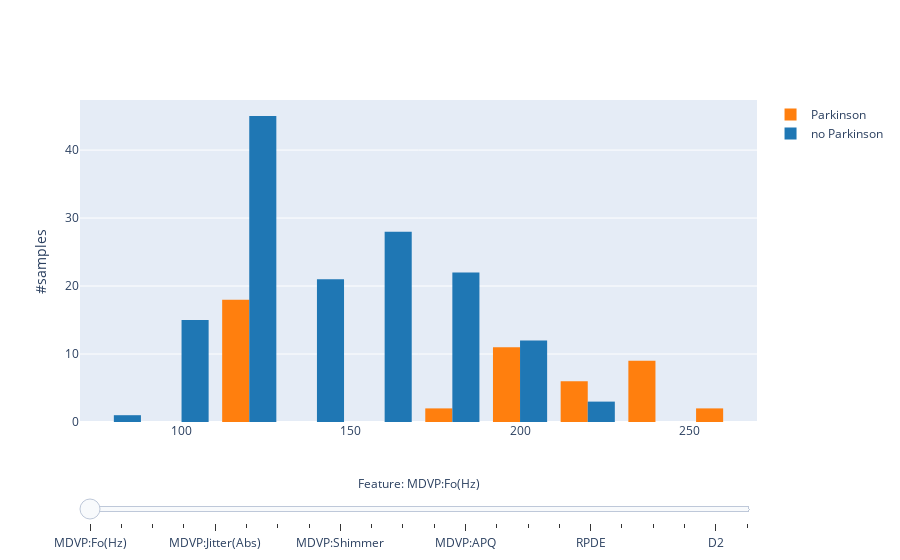

Notebook cell for this chart:
### Code cell
def create_Parkinson_trace(col, visible=False):
    return go.Histogram(
        x=Parkinson[col],
        name='Parkinson',
        marker = dict(color = colors[1]),
        visible=visible,
    )

def create_no_Parkinson_trace(col, visible=False):
    return go.Histogram(
        x=no_Parkinson[col],
        name='no Parkinson',
        marker = dict(color = colors[0]),
        visible = visible,
    )


features_for_hist = [x for x in new_data.columns if x not in ["status"]]
active_idx = 0
traces_Parkinson = [(create_Parkinson_trace(col) if i != active_idx else create_Parkinson_trace(col, visible=True)) for i, col in enumerate(features_for_hist)]
traces_no_Parkinson = [(create_no_Parkinson_trace(col) if i != active_idx else create_no_Parkinson_trace(col, visible=True)) for i, col in enumerate(features_for_hist)]
data_vis = traces_Parkinson + traces_no_Parkinson

n_features = len(features_for_hist)
steps = []
for i in range(n_features):
    step = dict(
        method = 'restyle',
        args = ['visible', [False] * len(data_vis)],
        label = features_for_hist[i],
    )
    step['args'][1][i] = True # Toggle i'th trace to "visible"
    step['args'][1][i + n_features] = True # Toggle i'th trace to "visible"
    steps.append(step)

sliders = [dict(
    active = active_idx,
    currentvalue = dict(
        prefix = "Feature: ",
        xanchor= 'center',
    ),
    pad = {"t": 50},
    steps = steps,
)]

layout = dict(
    sliders=sliders,
    yaxis=dict(
        title='#samples',
        automargin=True,
    ),
)

fig = dict(data=data_vis, layout=layout)

iplot(fig, filename='histogram_slider')

### Figure 1 — Plotly figure (JSON) as saved in the notebook; plotly's stock layout.template omitted (floating-point values rounded to 4 significant figures; data arrays with more than 128 entries replaced by an {"elided": "..."} marker saying what was removed)
{"data": [{"marker": {"color": "rgb(255, 127, 14)"}, "name": "Parkinson", "type": "histogram", "visible": true, "x": [197.1, 199.2, 198.4, 202.3, 203.2, 201.5, 237.2, 241.4, 243.4, 242.9, 245.5, 252.5, 122.2, 123.0, 124.4, 126.3, 128.0, 129.3, 209.1, 223.4, 222.2, 228.8, 229.4, 229.0, 236.2, 237.3, 260.1, 197.6, 240.3, 245.0, 112.5, 110.7, 113.7, 117.0, 115.4, 116.4, 117.2, 116.8, 116.3, 116.6, 116.3, 114.6, 201.8, 174.2, 209.5, 174.7, 198.8, 214.3]}, {"marker": {"color": "rgb(255, 127, 14)"}, "name": "Parkinson", "type": "histogram", "visible": false, "x": [206.9, 209.5, 215.2, 211.6, 211.5, 210.6, 247.3, 248.8, 250.9, 255.0, 262.1, 261.5, 128.6, 130.0, 135.1, 134.2, 138.1, 139.9, 237.5, 239.0, 231.3, 234.6, 252.2, 239.5, 244.7, 243.7, 264.9, 217.6, 245.1, 272.2, 133.4, 113.6, 116.4, 144.5, 123.1, 129.0, 123.9, 217.6, 177.3, 592.0, 581.3, 119.2, 262.7, 231.0, 253.0, 240.0, 397.0, 260.3]}, {"marker": {"color": "rgb(255, 127, 14)"}, "name": "Parkinson", "type": "histogram", "visible": false, "x": [192.1, 192.1, 193.1, 197.1, 196.2, 195.7, 225.2, 232.5, 232.4, 227.9, 231.8, 182.8, 115.8, 114.7, 117.5, 112.8, 122.1, 118.6, 109.4, 98.66, 205.5, 223.6, 221.2, 113.2, 102.1, 229.3, 237.3, 90.79, 219.8, 239.2, 105.7, 100.1, 96.91, 99.92, 108.6, 109.0, 106.7, 99.5, 96.98, 86.23, 94.25, 86.65, 78.23, 94.26, 89.49, 74.29, 74.9, 77.97]}, {"marker": {"color": "rgb(255, 127, 14)"}, "name": "Parkinson", "type": "histogram", "visible": false, "x": [0.00289, 0.00241, 0.00212, 0.0018, 0.00178, 0.00198, 0.00298, 0.00281, 0.0021, 0.00225, 0.00235, 0.00185, 0.00524, 0.00428, 0.00431, 0.00448, 0.00436, 0.0049, 0.00282, 0.00264, 0.00266, 0.00296, 0.00205, 0.00238, 0.00277, 0.00303, 0.00339, 0.00803, 0.00517, 0.00451, 0.00355, 0.00356, 0.00349, 0.00353, 0.00332, 0.00346, 0.00417, 0.00531, 0.00314, 0.00496, 0.00267, 0.00327, 0.00694, 0.00459, 0.00564, 0.0136, 0.0074, 0.00567]}, {"marker": {"color": "rgb(255, 127, 14)"}, "name": "Parkinson", "type": "histogram", "visible": false, "x": [1e-05, 1e-05, 1e-05, 9e-06, 9e-06, 1e-05, 1e-05, 1e-05, 9e-06, 9e-06, 1e-05, 7e-06, 4e-05, 3e-05, 3e-05, 4e-05, 3e-05, 4e-05, 1e-05, 1e-05, 1e-05, 1e-05, 9e-06, 1e-05, 1e-05, 1e-05, 1e-05, 4e-05, 2e-05, 2e-05, 3e-05, 3e-05, 3e-05, 3e-05, 3e-05, 3e-05, 4e-05, 5e-05, 3e-05, 4e-05, 2e-05, 3e-05, 3e-05, 3e-05, 3e-05, 8e-05, 4e-05, 3e-05]}, {"marker": {"color": "rgb(255, 127, 14)"}, "name": "Parkinson", "type": "histogram", "visible": false, "x": [0.00166, 0.00134, 0.00113, 0.00093, 0.00094, 0.00105, 0.00169, 0.00157, 0.00109, 0.00117, 0.00127, 0.00092, 0.00169, 0.00124, 0.00141, 0.00131, 0.00137, 0.00165, 0.00147, 0.00154, 0.00152, 0.00175, 0.00114, 0.00136, 0.00154, 0.00173, 0.00205, 0.0049, 0.00316, 0.00279, 0.00166, 0.0017, 0.00171, 0.00176, 0.0016, 0.00169, 0.00186, 0.0026, 0.00134, 0.00254, 0.00115, 0.00146, 0.00412, 0.00263, 0.00331, 0.00624, 0.0037, 0.00295]}, {"marker": {"color": "rgb(255, 127, 14)"}, "name": "Parkinson", "type": "histogram", "visible": false, "x": [0.00168, 0.00138, 0.00135, 0.00107, 0.00106, 0.00115, 0.00182, 0.00173, 0.00137, 0.00139, 0.00148, 0.00113, 0.00203, 0.00155, 0.00167, 0.00169, 0.00166, 0.00183, 0.00152, 0.00151, 0.00144, 0.00155, 0.00113, 0.0014, 0.00153, 0.00159, 0.00186, 0.00448, 0.00283, 0.00237, 0.0019, 0.002, 0.00203, 0.00218, 0.00199, 0.00213, 0.0027, 0.00346, 0.00192, 0.00263, 0.00148, 0.00184, 0.00396, 0.00259, 0.00292, 0.00564, 0.0039, 0.00317]}, {"marker": {"color": "rgb(255, 127, 14)"}, "name": "Parkinson", "type": "histogram", "visible": false, "x": [0.00498, 0.00402, 0.00339, 0.00278, 0.00283, 0.00314, 0.00507, 0.0047, 0.00327, 0.0035, 0.0038, 0.00276, 0.00507, 0.00373, 0.00422, 0.00393, 0.00411, 0.00495, 0.00442, 0.00461, 0.00457, 0.00526, 0.00342, 0.00408, 0.00462, 0.00519, 0.00616, 0.0147, 0.00949, 0.00837, 0.00499, 0.0051, 0.00514, 0.00528, 0.0048, 0.00507, 0.00558, 0.0078, 0.00403, 0.00762, 0.00345, 0.00439, 0.01235, 0.0079, 0.00994, 0.01873, 0.01109, 0.00885]}, {"marker": {"color": "rgb(255, 127, 14)"}, "name": "Parkinson", "type": "histogram", "visible": false, "x": [0.01098, 0.01015, 0.01263, 0.00954, 0.00958, 0.01194, 0.01752, 0.0176, 0.01419, 0.01494, 0.01608, 0.01152, 0.01613, 0.01681, 0.02184, 0.02033, 0.02297, 0.02498, 0.01861, 0.01906, 0.01643, 0.01644, 0.01457, 0.01745, 0.02448, 0.01242, 0.0203, 0.02177, 0.02018, 0.01897, 0.01358, 0.01484, 0.01472, 0.01657, 0.01503, 0.01725, 0.01909, 0.01795, 0.01564, 0.0166, 0.013, 0.01185, 0.02574, 0.04087, 0.02751, 0.02308, 0.02296, 0.01884]}, {"marker": {"color": "rgb(255, 127, 14)"}, "name": "Parkinson", "type": "histogram", "visible": false, "x": [0.097, 0.089, 0.111, 0.085, 0.085, 0.107, 0.164, 0.154, 0.126, 0.134, 0.141, 0.103, 0.143, 0.154, 0.197, 0.185, 0.21, 0.228, 0.17, 0.165, 0.145, 0.145, 0.129, 0.154, 0.217, 0.116, 0.197, 0.189, 0.212, 0.181, 0.129, 0.133, 0.133, 0.145, 0.137, 0.155, 0.171, 0.163, 0.136, 0.154, 0.117, 0.106, 0.255, 0.405, 0.263, 0.256, 0.241, 0.19]}, {"marker": {"color": "rgb(255, 127, 14)"}, "name": "Parkinson", "type": "histogram", "visible": false, "x": [0.00563, 0.00504, 0.0064, 0.00469, 0.00468, 0.00586, 0.01035, 0.01006, 0.00777, 0.00847, 0.00906, 0.00614, 0.00855, 0.0093, 0.01241, 0.01143, 0.01323, 0.01396, 0.00975, 0.01013, 0.00867, 0.00882, 0.00769, 0.00942, 0.0141, 0.00696, 0.01186, 0.01279, 0.01176, 0.01084, 0.00664, 0.00754, 0.00748, 0.00881, 0.00812, 0.00874, 0.00864, 0.0081, 0.00667, 0.0082, 0.00631, 0.00557, 0.01454, 0.02336, 0.01604, 0.01268, 0.01265, 0.01026]}, {"marker": {"color": "rgb(255, 127, 14)"}, "name": "Parkinson", "type": "histogram", "visible": false, "x": [0.0068, 0.00641, 0.00825, 0.00606, 0.0061, 0.0076, 0.01024, 0.01038, 0.00898, 0.00879, 0.00977, 0.0073, 0.00776, 0.00802, 0.01024, 0.00959, 0.01072, 0.01219, 0.01258, 0.01296, 0.01108, 0.01075, 0.00957, 0.0116, 0.01426, 0.00747, 0.0123, 0.01272, 0.01191, 0.01121, 0.00786, 0.0095, 0.00905, 0.01062, 0.00933, 0.01021, 0.01223, 0.01144, 0.0099, 0.00972, 0.00789, 0.00721, 0.01582, 0.02498, 0.01657, 0.01365, 0.01321, 0.01161]}, {"marker": {"color": "rgb(255, 127, 14)"}, "name": "Parkinson", "type": "histogram", "visible": false, "x": [0.00802, 0.00762, 0.00951, 0.00719, 0.00726, 0.00957, 0.01133, 0.01251, 0.01033, 0.01014, 0.01149, 0.0086, 0.01433, 0.014, 0.01685, 0.01614, 0.01677, 0.01947, 0.01382, 0.0134, 0.012, 0.01179, 0.01016, 0.01234, 0.01621, 0.00882, 0.01367, 0.01439, 0.01344, 0.01255, 0.0114, 0.01285, 0.01148, 0.01318, 0.01133, 0.01331, 0.01949, 0.01756, 0.01691, 0.01491, 0.01144, 0.01095, 0.01758, 0.02745, 0.01879, 0.01667, 0.01588, 0.01373]}, {"marker": {"color": "rgb(255, 127, 14)"}, "name": "Parkinson", "type": "histogram", "visible": false, "x": [0.01689, 0.01513, 0.01919, 0.01407, 0.01403, 0.01758, 0.03104, 0.03017, 0.0233, 0.02542, 0.02719, 0.01841, 0.02566, 0.02789, 0.03724, 0.03429, 0.03969, 0.04188, 0.02925, 0.03039, 0.02602, 0.02647, 0.02308, 0.02827, 0.04231, 0.02089, 0.03557, 0.03836, 0.03529, 0.03253, 0.01992, 0.02261, 0.02245, 0.02643, 0.02436, 0.02623, 0.02592, 0.02429, 0.02001, 0.0246, 0.01892, 0.01672, 0.04363, 0.07008, 0.04812, 0.03804, 0.03794, 0.03078]}, {"marker": {"color": "rgb(255, 127, 14)"}, "name": "Parkinson", "type": "histogram", "visible": false, "x": [0.00339, 0.00167, 0.00119, 0.00072, 0.00065, 0.00135, 0.0074, 0.00675, 0.00454, 0.00476, 0.00476, 0.00432, 0.00839, 0.00462, 0.00479, 0.00474, 0.00481, 0.00484, 0.00871, 0.00301, 0.0034, 0.00351, 0.003, 0.0042, 0.0062, 0.00533, 0.0091, 0.01337, 0.00965, 0.01049, 0.00435, 0.0043, 0.00478, 0.0059, 0.00401, 0.00415, 0.00955, 0.01179, 0.00737, 0.01397, 0.0068, 0.00703, 0.04441, 0.02764, 0.0181, 0.1071, 0.07223, 0.04398]}, {"marker": {"color": "rgb(255, 127, 14)"}, "name": "Parkinson", "type": "histogram", "visible": false, "x": [26.77, 30.94, 30.77, 32.68, 33.05, 31.73, 22.74, 23.14, 25.37, 25.03, 24.6, 26.8, 23.16, 24.97, 25.14, 25.03, 24.69, 25.43, 25.55, 26.14, 25.86, 25.96, 26.41, 24.55, 24.08, 24.68, 21.08, 19.27, 21.02, 21.53, 26.44, 26.55, 26.55, 25.45, 26.0, 26.14, 23.08, 22.09, 24.2, 23.96, 25.02, 24.77, 19.37, 19.52, 19.15, 17.88, 19.02, 21.21]}, {"marker": {"color": "rgb(255, 127, 14)"}, "name": "Parkinson", "type": "histogram", "visible": false, "x": [0.4222, 0.4324, 0.4659, 0.3685, 0.3401, 0.3443, 0.3051, 0.4577, 0.4383, 0.4313, 0.4675, 0.6104, 0.5796, 0.5387, 0.5531, 0.5075, 0.4598, 0.4204, 0.3418, 0.448, 0.3649, 0.2566, 0.2768, 0.3054, 0.4699, 0.3849, 0.441, 0.3722, 0.3718, 0.5228, 0.4133, 0.3691, 0.3803, 0.3875, 0.406, 0.3612, 0.6035, 0.6638, 0.5985, 0.5664, 0.5285, 0.5553, 0.5085, 0.4484, 0.4317, 0.4076, 0.4512, 0.4628]}, {"marker": {"color": "rgb(255, 127, 14)"}, "name": "Parkinson", "type": "histogram", "visible": false, "x": [0.7414, 0.7421, 0.7387, 0.7421, 0.7419, 0.7427, 0.6542, 0.6343, 0.6353, 0.6389, 0.6317, 0.6352, 0.7337, 0.7541, 0.7759, 0.7604, 0.7662, 0.7857, 0.6789, 0.6863, 0.6944, 0.6833, 0.6736, 0.6818, 0.6282, 0.6267, 0.6281, 0.7252, 0.6462, 0.6468, 0.7567, 0.7762, 0.7667, 0.7565, 0.7613, 0.7632, 0.6696, 0.6565, 0.6543, 0.6677, 0.6639, 0.6591, 0.6838, 0.6579, 0.6832, 0.6557, 0.644, 0.6644]}, {"marker": {"color": "rgb(255, 127, 14)"}, "name": "Parkinson", "type": "histogram", "visible": false, "x": [-7.348, -7.683, -7.068, -7.696, -7.965, -7.778, -7.311, -6.794, -7.058, -6.996, -7.156, -7.32, -6.439, -6.482, -6.65, -6.689, -7.072, -6.837, -7.041, -7.294, -6.966, -7.246, -7.496, -7.314, -6.816, -7.018, -7.518, -5.737, -7.17, -7.304, -6.324, -6.086, -5.944, -6.013, -5.967, -6.017, -5.619, -5.199, -5.593, -6.431, -6.359, -6.71, -6.934, -6.539, -6.195, -6.787, -6.745, -5.724]}, {"marker": {"color": "rgb(255, 127, 14)"}, "name": "Parkinson", "type": "histogram", "visible": false, "x": [0.1776, 0.1733, 0.1752, 0.1785, 0.1635, 0.1702, 0.09865, 0.1583, 0.09161, 0.1021, 0.1276, 0.2009, 0.2664, 0.265, 0.2545, 0.292, 0.2204, 0.2699, 0.06699, 0.08637, 0.09588, 0.01869, 0.05684, 0.006274, 0.1723, 0.1763, 0.1604, 0.1645, 0.0733, 0.1711, 0.2189, 0.1924, 0.1921, 0.2293, 0.1979, 0.1093, 0.1916, 0.2068, 0.1339, 0.1533, 0.1166, 0.1497, 0.1599, 0.122, 0.1293, 0.1585, 0.2075, 0.1907]}, {"marker": {"color": "rgb(255, 127, 14)"}, "name": "Parkinson", "type": "histogram", "visible": false, "x": [1.744, 2.103, 1.512, 1.545, 1.423, 2.447, 2.417, 2.257, 2.331, 2.366, 2.392, 2.029, 2.08, 2.054, 1.84, 2.432, 1.972, 2.224, 2.461, 2.322, 2.279, 2.498, 2.003, 2.119, 2.235, 1.852, 1.882, 2.882, 2.266, 2.095, 2.193, 1.889, 1.853, 1.873, 1.975, 2.005, 2.027, 2.12, 2.059, 2.162, 2.152, 1.914, 2.316, 2.657, 2.784, 2.68, 2.139, 2.555]}, {"marker": {"color": "rgb(255, 127, 14)"}, "name": "Parkinson", "type": "histogram", "visible": false, "x": [0.08557, 0.0685, 0.09632, 0.05614, 0.04454, 0.05761, 0.09503, 0.1174, 0.09147, 0.1027, 0.09734, 0.0864, 0.1339, 0.1289, 0.1036, 0.106, 0.1193, 0.1475, 0.1015, 0.09856, 0.1032, 0.09353, 0.07358, 0.09155, 0.1197, 0.0916, 0.07559, 0.2029, 0.1009, 0.09622, 0.1604, 0.1742, 0.1797, 0.1631, 0.1841, 0.1744, 0.2157, 0.2524, 0.2143, 0.1206, 0.1389, 0.1218, 0.1128, 0.1331, 0.1689, 0.1317, 0.1233, 0.1486]}, {"marker": {"color": "rgb(31, 119, 180)"}, "name": "no Parkinson", "type": "histogram", "visible": true, "x": {"elided": "147 float values"}}, {"marker": {"color": "rgb(31, 119, 180)"}, "name": "no Parkinson", "type": "histogram", "visible": false, "x": {"elided": "147 float values"}}, {"marker": {"color": "rgb(31, 119, 180)"}, "name": "no Parkinson", "type": "histogram", "visible": false, "x": {"elided": "147 float values"}}, {"marker": {"color": "rgb(31, 119, 180)"}, "name": "no Parkinson", "type": "histogram", "visible": false, "x": {"elided": "147 float values"}}, {"marker": {"color": "rgb(31, 119, 180)"}, "name": "no Parkinson", "type": "histogram", "visible": false, "x": {"elided": "147 float values"}}, {"marker": {"color": "rgb(31, 119, 180)"}, "name": "no Parkinson", "type": "histogram", "visible": false, "x": {"elided": "147 float values"}}, {"marker": {"color": "rgb(31, 119, 180)"}, "name": "no Parkinson", "type": "histogram", "visible": false, "x": {"elided": "147 float values"}}, {"marker": {"color": "rgb(31, 119, 180)"}, "name": "no Parkinson", "type": "histogram", "visible": false, "x": {"elided": "147 float values"}}, {"marker": {"color": "rgb(31, 119, 180)"}, "name": "no Parkinson", "type": "histogram", "visible": false, "x": {"elided": "147 float values"}}, {"marker": {"color": "rgb(31, 119, 180)"}, "name": "no Parkinson", "type": "histogram", "visible": false, "x": {"elided": "147 float values"}}, {"marker": {"color": "rgb(31, 119, 180)"}, "name": "no Parkinson", "type": "histogram", "visible": false, "x": {"elided": "147 float values"}}, {"marker": {"color": "rgb(31, 119, 180)"}, "name": "no Parkinson", "type": "histogram", "visible": false, "x": {"elided": "147 float values"}}, {"marker": {"color": "rgb(31, 119, 180)"}, "name": "no Parkinson", "type": "histogram", "visible": false, "x": {"elided": "147 float values"}}, {"marker": {"color": "rgb(31, 119, 180)"}, "name": "no Parkinson", "type": "histogram", "visible": false, "x": {"elided": "147 float values"}}, {"marker": {"color": "rgb(31, 119, 180)"}, "name": "no Parkinson", "type": "histogram", "visible": false, "x": {"elided": "147 float values"}}, {"marker": {"color": "rgb(31, 119, 180)"}, "name": "no Parkinson", "type": "histogram", "visible": false, "x": {"elided": "147 float values"}}, {"marker": {"color": "rgb(31, 119, 180)"}, "name": "no Parkinson", "type": "histogram", "visible": false, "x": {"elided": "147 float values"}}, {"marker": {"color": "rgb(31, 119, 180)"}, "name": "no Parkinson", "type": "histogram", "visible": false, "x": {"elided": "147 float values"}}, {"marker": {"color": "rgb(31, 119, 180)"}, "name": "no Parkinson", "type": "histogram", "visible": false, "x": {"elided": "147 float values"}}, {"marker": {"color": "rgb(31, 119, 180)"}, "name": "no Parkinson", "type": "histogram", "visible": false, "x": {"elided": "147 float values"}}, {"marker": {"color": "rgb(31, 119, 180)"}, "name": "no Parkinson", "type": "histogram", "visible": false, "x": {"elided": "147 float values"}}, {"marker": {"color": "rgb(31, 119, 180)"}, "name": "no Parkinson", "type": "histogram", "visible": false, "x": {"elided": "147 float values"}}], "layout": {"sliders": [{"active": 0, "currentvalue": {"prefix": "Feature: ", "xanchor": "center"}, "pad": {"t": 50}, "steps": [{"args": ["visible", [true, false, false, false, false, false, false, false, false, false, false, false, false, false, false, false, false, false, false, false, false, false, true, false, false, false, false, false, false, false, false, false, false, false, false, false, false, false, false, false, false, false, false, false]], "label": "MDVP:Fo(Hz)", "method": "restyle"}, {"args": ["visible", [false, true, false, false, false, false, false, false, false, false, false, false, false, false, false, false, false, false, false, false, false, false, false, true, false, false, false, false, false, false, false, false, false, false, false, false, false, false, false, false, false, false, false, false]], "label": "MDVP:Fhi(Hz)", "method": "restyle"}, {"args": ["visible", [false, false, true, false, false, false, false, false, false, false, false, false, false, false, false, false, false, false, false, false, false, false, false, false, true, false, false, false, false, false, false, false, false, false, false, false, false, false, false, false, false, false, false, false]], "label": "MDVP:Flo(Hz)", "method": "restyle"}, {"args": ["visible", [false, false, false, true, false, false, false, false, false, false, false, false, false, false, false, false, false, false, false, false, false, false, false, false, false, true, false, false, false, false, false, false, false, false, false, false, false, false, false, false, false, false, false, false]], "label": "MDVP:Jitter(%)", "method": "restyle"}, {"args": ["visible", [false, false, false, false, true, false, false, false, false, false, false, false, false, false, false, false, false, false, false, false, false, false, false, false, false, false, true, false, false, false, false, false, false, false, false, false, false, false, false, false, false, false, false, false]], "label": "MDVP:Jitter(Abs)", "method": "restyle"}, {"args": ["visible", [false, false, false, false, false, true, false, false, false, false, false, false, false, false, false, false, false, false, false, false, false, false, false, false, false, false, false, true, false, false, false, false, false, false, false, false, false, false, false, false, false, false, false, false]], "label": "MDVP:RAP", "method": "restyle"}, {"args": ["visible", [false, false, false, false, false, false, true, false, false, false, false, false, false, false, false, false, false, false, false, false, false, false, false, false, false, false, false, false, true, false, false, false, false, false, false, false, false, false, false, false, false, false, false, false]], "label": "MDVP:PPQ", "method": "restyle"}, {"args": ["visible", [false, false, false, false, false, false, false, true, false, false, false, false, false, false, false, false, false, false, false, false, false, false, false, false, false, false, false, false, false, true, false, false, false, false, false, false, false, false, false, false, false, false, false, false]], "label": "Jitter:DDP", "method": "restyle"}, {"args": ["visible", [false, false, false, false, false, false, false, false, true, false, false, false, false, false, false, false, false, false, false, false, false, false, false, false, false, false, false, false, false, false, true, false, false, false, false, false, false, false, false, false, false, false, false, false]], "label": "MDVP:Shimmer", "method": "restyle"}, {"args": ["visible", [false, false, false, false, false, false, false, false, false, true, false, false, false, false, false, false, false, false, false, false, false, false, false, false, false, false, false, false, false, false, false, true, false, false, false, false, false, false, false, false, false, false, false, false]], "label": "MDVP:Shimmer(dB)", "method": "restyle"}, {"args": ["visible", [false, false, false, false, false, false, false, false, false, false, true, false, false, false, false, false, false, false, false, false, false, false, false, false, false, false, false, false, false, false, false, false, true, false, false, false, false, false, false, false, false, false, false, false]], "label": "Shimmer:APQ3", "method": "restyle"}, {"args": ["visible", [false, false, false, false, false, false, false, false, false, false, false, true, false, false, false, false, false, false, false, false, false, false, false, false, false, false, false, false, false, false, false, false, false, true, false, false, false, false, false, false, false, false, false, false]], "label": "Shimmer:APQ5", "method": "restyle"}, {"args": ["visible", [false, false, false, false, false, false, false, false, false, false, false, false, true, false, false, false, false, false, false, false, false, false, false, false, false, false, false, false, false, false, false, false, false, false, true, false, false, false, false, false, false, false, false, false]], "label": "MDVP:APQ", "method": "restyle"}, {"args": ["visible", [false, false, false, false, false, false, false, false, false, false, false, false, false, true, false, false, false, false, false, false, false, false, false, false, false, false, false, false, false, false, false, false, false, false, false, true, false, false, false, false, false, false, false, false]], "label": "Shimmer:DDA", "method": "restyle"}, {"args": ["visible", [false, false, false, false, false, false, false, false, false, false, false, false, false, false, true, false, false, false, false, false, false, false, false, false, false, false, false, false, false, false, false, false, false, false, false, false, true, false, false, false, false, false, false, false]], "label": "NHR", "method": "restyle"}, {"args": ["visible", [false, false, false, false, false, false, false, false, false, false, false, false, false, false, false, true, false, false, false, false, false, false, false, false, false, false, false, false, false, false, false, false, false, false, false, false, false, true, false, false, false, false, false, false]], "label": "HNR", "method": "restyle"}, {"args": ["visible", [false, false, false, false, false, false, false, false, false, false, false, false, false, false, false, false, true, false, false, false, false, false, false, false, false, false, false, false, false, false, false, false, false, false, false, false, false, false, true, false, false, false, false, false]], "label": "RPDE", "method": "restyle"}, {"args": ["visible", [false, false, false, false, false, false, false, false, false, false, false, false, false, false, false, false, false, true, false, false, false, false, false, false, false, false, false, false, false, false, false, false, false, false, false, false, false, false, false, true, false, false, false, false]], "label": "DFA", "method": "restyle"}, {"args": ["visible", [false, false, false, false, false, false, false, false, false, false, false, false, false, false, false, false, false, false, true, false, false, false, false, false, false, false, false, false, false, false, false, false, false, false, false, false, false, false, false, false, true, false, false, false]], "label": "spread1", "method": "restyle"}, {"args": ["visible", [false, false, false, false, false, false, false, false, false, false, false, false, false, false, false, false, false, false, false, true, false, false, false, false, false, false, false, false, false, false, false, false, false, false, false, false, false, false, false, false, false, true, false, false]], "label": "spread2", "method": "restyle"}, {"args": ["visible", [false, false, false, false, false, false, false, false, false, false, false, false, false, false, false, false, false, false, false, false, true, false, false, false, false, false, false, false, false, false, false, false, false, false, false, false, false, false, false, false, false, false, true, false]], "label": "D2", "method": "restyle"}, {"args": ["visible", [false, false, false, false, false, false, false, false, false, false, false, false, false, false, false, false, false, false, false, false, false, true, false, false, false, false, false, false, false, false, false, false, false, false, false, false, false, false, false, false, false, false, false, true]], "label": "PPE", "method": "restyle"}]}], "yaxis": {"automargin": true, "title": {"text": "#samples"}}}}
